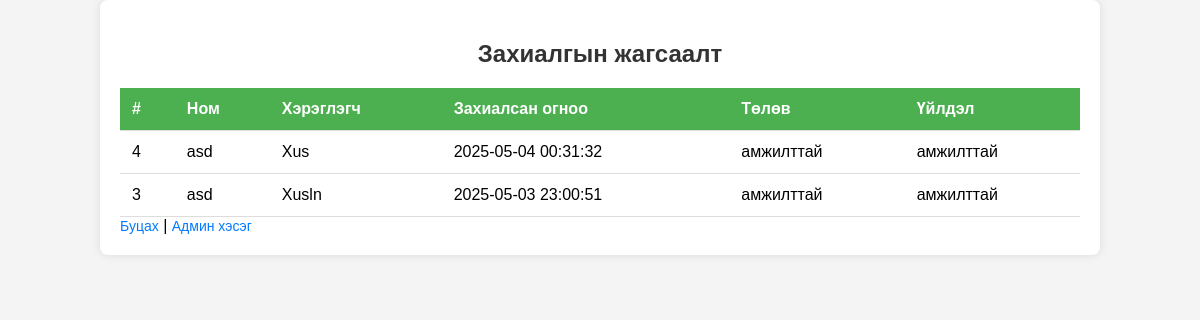
Screenshot of /orders.php (signed in) with the database file from the repository.
### tables this page shows
CREATE TABLE `orders` (
  `id` int(11) NOT NULL,
  `user_id` int(11) DEFAULT NULL,
  `book_id` int(11) DEFAULT NULL,
  `order_date` datetime DEFAULT current_timestamp(),
  `status` varchar(20) DEFAULT 'pending'
);

CREATE TABLE `books` (
  `id` int(11) NOT NULL,
  `title` varchar(255) DEFAULT NULL,
  `author` varchar(255) DEFAULT NULL,
  `publication_year` year(4) DEFAULT NULL,
  `isbn` varchar(20) DEFAULT NULL,
  `publisher` varchar(100) DEFAULT NULL,
  `binding_type` varchar(50) DEFAULT NULL,
  `pages` int(11) DEFAULT NULL,
  `language` varchar(50) DEFAULT NULL,
  `price` decimal(10,2) DEFAULT NULL,
  `category` varchar(100) DEFAULT NULL,
  `subject` varchar(100) DEFAULT NULL,
  `image` varchar(255) DEFAULT NULL,
  `location` varchar(100) DEFAULT NULL,
  `total_copies` int(11) DEFAULT NULL,
  `available_copies` int(11) DEFAULT NULL,
  `ordered_by` int(11) DEFAULT NULL,
  `description` text DEFAULT NULL,
  `created_at` datetime DEFAULT current_timestamp(),
  `updated_at` datetime DEFAULT current_timestamp() ON UPDATE current_timestamp(),
  `view_count` int(11) DEFAULT 0,
  `status` varchar(20) DEFAULT NULL,
  `edition` varchar(50) DEFAULT NULL,
  `weight` float DEFAULT NULL,
  `dimensions` varchar(50) DEFAULT NULL,
  `tags` varchar(255) DEFAULT NULL
);

CREATE TABLE `users` (
  `id` int(11) NOT NULL,
  `name` varchar(255) DEFAULT NULL,
  `email` varchar(255) DEFAULT NULL,
  `password` varchar(255) DEFAULT NULL,
  `is_admin` tinyint(1) DEFAULT 0,
  `registered_at` datetime DEFAULT current_timestamp()
);

### orders.php (the view, shortened to what this page needs)
<?php
require_once 'db.php';
if ($_SESSION['is_admin']) {
    $stmt = $pdo->query("SELECT o.*, u.name as uname, b.title as btitle FROM orders o
                         JOIN users u ON o.user_id=u.id
                         JOIN books b ON o.book_id=b.id
                         ORDER BY o.order_date DESC");
}
$orders = $stmt->fetchAll();
?>
<!DOCTYPE html>
<html lang="mn">
<head>
</head>
<body>
    <div class="container">
        <h2>Захиалгын жагсаалт</h2>
        <table class="order-table">
            <thead>
                <tr>
                    <th>#</th>
                    <th>Ном</th>
                    <th>Хэрэглэгч</th>
                    <th>Захиалсан огноо</th>
                    <th>Төлөв</th>
                    <?php if ($_SESSION['is_admin']): ?>
                    <th>Үйлдэл</th>
                    <?php endif; ?>
                </tr>
            </thead>
            <tbody>
                <?php foreach($orders as $o): ?>
                <tr>
                    <td><?= $o['id'] ?></td>
                    <td><?= htmlspecialchars($o['btitle']) ?></td>
                    <td><?= $_SESSION['is_admin'] ? htmlspecialchars($o['uname']) : '' ?></td>
                    <td><?= $o['order_date'] ?></td>
                    <td><?= htmlspecialchars($o['status']) ?></td>
                    <?php if ($_SESSION['is_admin']): ?>
                    <td>
                        <?php if ($o['status'] === 'pending' || $o['status'] === 'хүлээгдэж байна'): ?>
                            <form method="post" action="orders.php" class="order-action-form">
                                <input type="hidden" name="order_id" value="<?= $o['id'] ?>">
                                <input type="hidden" name="new_status" value="амжилттай">
                                <button type="submit" class="btn approve-btn">Зөвшөөрөх</button>
                            </form>
                            <form method="post" action="orders.php" class="order-action-form">
                                <input type="hidden" name="order_id" value="<?= $o['id'] ?>">
                                <input type="hidden" name="new_status" value="татгалзсан">
                                <button type="submit" class="btn decline-btn">Татгалзах</button>
                            </form>
                        <?php else: ?>
                            <?= htmlspecialchars($o['status']) ?>
                        <?php endif; ?>
                    </td>
                    <?php endif; ?>
                </tr>
                <?php endforeach; ?>
            </tbody>
        </table>
        <a href="index.php" class="back-link">Буцах</a>
        <?php if ($_SESSION['is_admin']): ?>
            | <a href="admin.php" class="admin-link">Админ хэсэг</a>
        <?php endif; ?>
    </div>
</body>
</html>

### orders.php (style rules this page uses)
body { font-family: Arial, sans-serif; background-color: #f4f4f4; margin: 0; padding: 0; }
.container { width: 80%; margin: 0 auto; background-color: #fff; padding: 20px; border-radius: 8px; box-shadow: 0 0 10px rgba(0, 0, 0, 0.1); }
h2 { text-align: center; color: #333; }
.order-table { width: 100%; border-collapse: collapse; margin-top: 20px; }
.order-table th, .order-table td { padding: 12px; text-align: left; border-bottom: 1px solid #ddd; }
.order-table th { background-color: #4CAF50; color: white; }
.back-link, .admin-link { color: #007bff; text-decoration: none; font-size: 14px; }

### rows the page displays
orders: id "4", book.title "asd", user.name "Xus", order_date "2025-05-04 00:31:32", status "амжилттай"
orders: id "3", book.title "asd", user.name "Xusln", order_date "2025-05-03 23:00:51", status "амжилттай"
